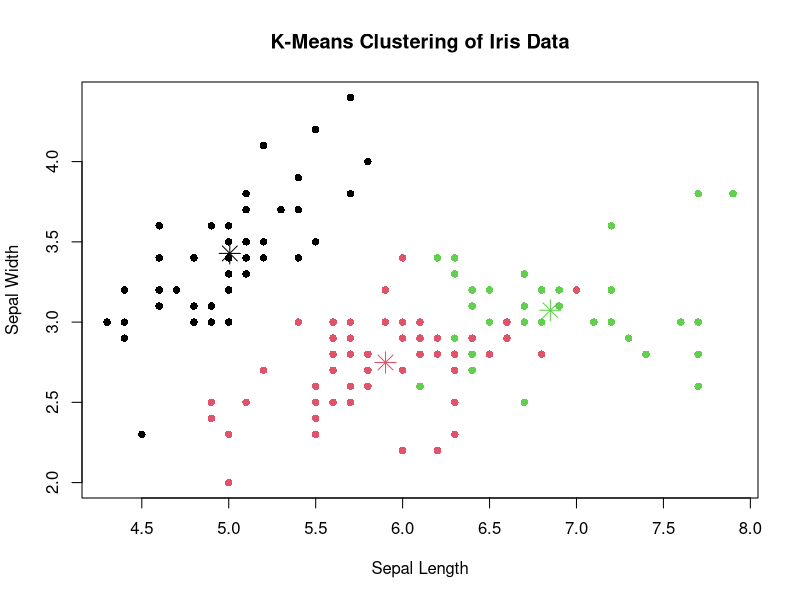

Here is the R script that generated this plot:
newiris <- iris
newiris$Species <- NULL
set.seed(123)  
kc <- kmeans(newiris, centers = 3, nstart = 25)  
print(kc)
table(iris$Species, kc$cluster)
plot(newiris$Sepal.Length, newiris$Sepal.Width, col = kc$cluster, 
     pch = 16, main = "K-Means Clustering of Iris Data", 
     xlab = "Sepal Length", ylab = "Sepal Width")
points(kc$centers[, c("Sepal.Length", "Sepal.Width")], 
       col = 1:3, pch = 8, cex = 2)
